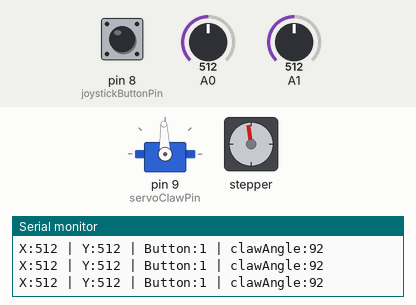
This sketch was run on a simulated Arduino Uno, built with avr-gcc and run on an emulated ATmega328P. Shown: servo, stepper motor, the last lines printed to the serial monitor. The inputs (shaded band) are chosen by the test bench; at power-on: A0 = 512, A1 = 512, pin 8 (joystickButtonPin) HIGH. Stepper angles assume 2048 steps per turn.

Above: at 1.3 s.
1.4 s: A0 set to 494
At 2.7 s:
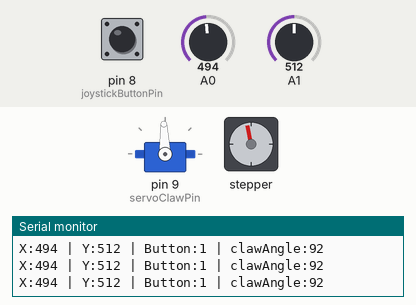
4.6 s: A1 set to 545
At 5.8 s:
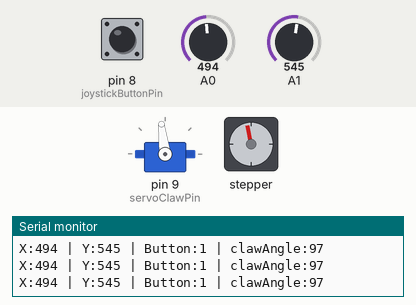
6.1 s: A1 set to 564
At 7.2 s:
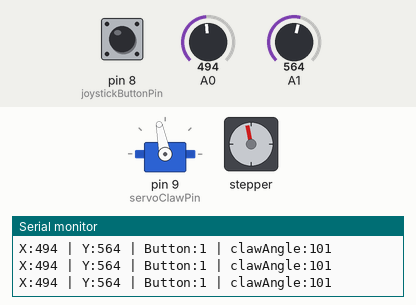
7.6 s: A0 set to 716
At 8.11 s:
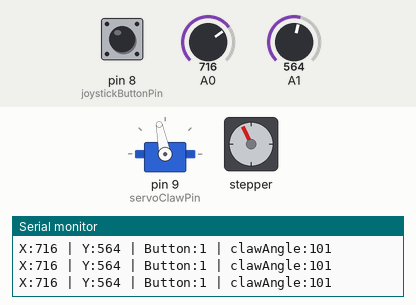
10.8 s: A1 set to 511
At 11.12 s:
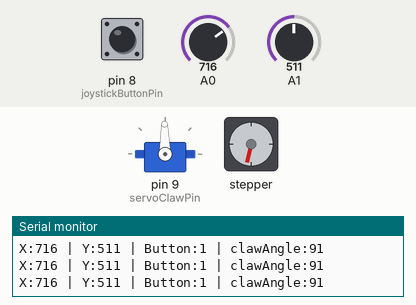
14.0 s: A1 set to 716
At 14.42 s:
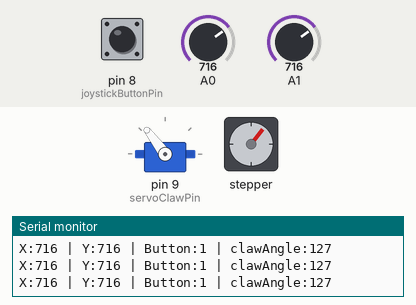
Timing chart, 0 to 20.5 s (numbered marks = the images above; inputs shaded):
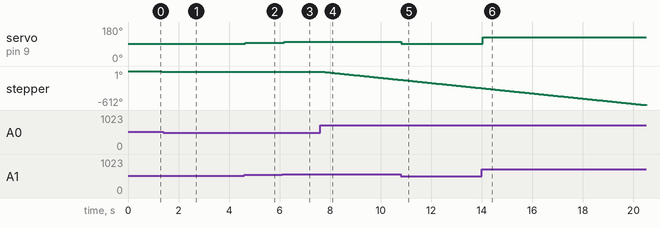

Measured:
- after the input at 1.4 s, stepper: goes on until 1.7 s, then stays -11°
- after the input at 4.6 s, servo on pin 9 (servoClawPin): 92° → 97° at once
- after the input at 6.1 s, servo on pin 9 (servoClawPin): 97° → 101° after 0.08 s
- after the input at 7.6 s, stepper: keeps turning counter-clockwise at about 47°/s, starting after 0.06 s
- after the input at 10.8 s, servo on pin 9 (servoClawPin): 101° → 91° at once
- after the input at 14.0 s, servo on pin 9 (servoClawPin): 91° → 127° after 0.05 s
- by itself, stepper: keeps turning counter-clockwise at about 7°/s

The sketch:

claw_joy_servo_stepper.ino
```cpp
#include <Stepper.h>
#include <Servo.h>


// Motor pin definitions
#define motorPin1  3      // IN1 on the ULN2003 driver 1
#define motorPin2  4      // IN2 on the ULN2003 driver 1
#define motorPin3  5      // IN3 on the ULN2003 driver 1
#define motorPin4  6      // IN4 on the ULN2003 driver 1

#define joystickButtonPin  8 // Joystick Button Pin
#define servoClawPin  9   // Servo Pin

const int stepsPerRevolution = 2048;  // change this to fit the number of steps per revolution for your motor

// initialize the stepper library on pins 8 through 11:
Stepper myStepper(stepsPerRevolution, motorPin1, motorPin3, motorPin2, motorPin4);

Servo clawServo;

int xAxisValue = 0;
int yAxisValue = 0;
bool buttonIsDown = false;

void setup() {

  pinMode(A0, INPUT);
  pinMode(A1, INPUT);
  pinMode(joystickButtonPin, INPUT_PULLUP); //set pin 8 as an input and enable the internal pull-up resistor

  Serial.begin(9600);


  clawServo.attach(servoClawPin);  // attaches the servo on pin 9 to the servo object
}

void loop() {


  // Joystick

  xAxisValue = analogRead(A0); // read X axis value [0..1023]
  yAxisValue = analogRead(A1); // read Y axis value [0..1023]
  buttonIsDown = digitalRead(8); // read Button state [0,1]
  Serial.print("X:");
  Serial.print(xAxisValue, DEC);
  Serial.print(" | Y:");
  Serial.print(yAxisValue, DEC);
  Serial.print(" | Button:");
  Serial.print(buttonIsDown, DEC);
//
  // reads the value of the potentiometer (value between 0 and 1023)
  //int analogValue = analogRead(A0);

  // scales it to use it with the servo (value between 0 and 180)
  int clawAngle = map(yAxisValue, 0, 1023, 0, 180);

  clawAngle = clawAngle + 2; //Calibrate
  Serial.print(" | clawAngle:");
  Serial.println(clawAngle, DEC);

  // sets the servo position according to the scaled value
  clawServo.write(clawAngle);

  //Stepper


  xAxisValue = xAxisValue + 28;
  // map it to a range from 0 to 100:
  int motorSpeed = map(xAxisValue, 0, 1023, 18, -18);

  // set the motor speed:
  if (motorSpeed > 1) {
    myStepper.setSpeed(motorSpeed);
    // step 1/100 of a revolution:
    myStepper.step(stepsPerRevolution / 100);
  }

  if (motorSpeed < 0) {
    myStepper.setSpeed(-motorSpeed);
    // step 1/100 of a revolution:
    myStepper.step(-stepsPerRevolution / 100);
  }
}
```
